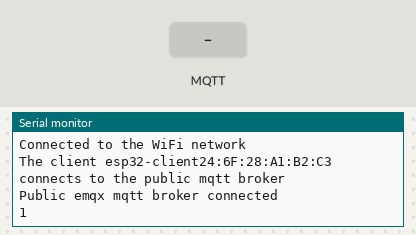
The sketch below on a simulated ESP32. On the bench: the last lines printed to the serial monitor. The test bench sets the inputs (shaded band). WiFi joins after 1.5 s; servers stay silent unless stated; no MQTT or app messages arrive unless stated.

Above: at 2.7 s.
2.8 s: MQTT message "001/DoorControl" arrives on the first subscribed topic
At 2.96 s:
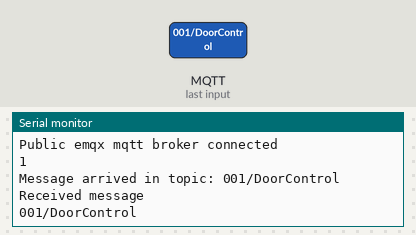
4.3 s: MQTT message "002/TimerSetting" arrives on the first subscribed topic
At 4.8 s:
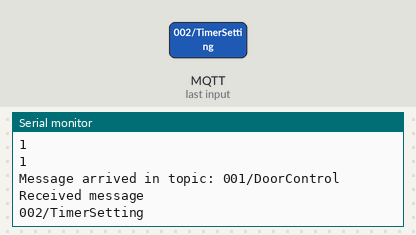
5.8 s: MQTT message "on" arrives on the first subscribed topic
At 5.96 s:
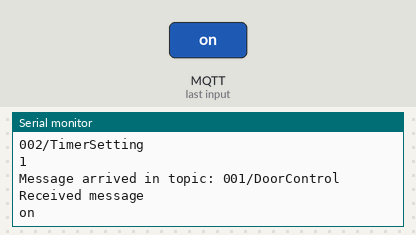
7.3 s: MQTT message "off" arrives on the first subscribed topic
At 7.9 s:
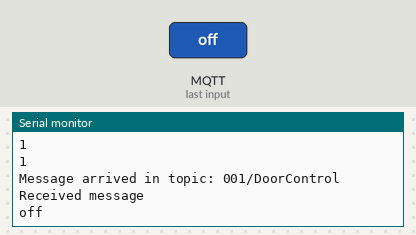
8.8 s: MQTT message "001/DoorControl" arrives on the second subscribed topic
At 8.96 s:
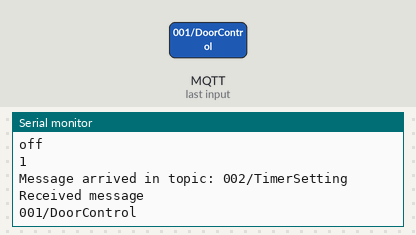

The sketch:

main20230809.ino
```cpp
#include <WiFi.h>
#include <PubSubClient.h>
//声明一个定时器
hw_timer_t * timer = NULL;
//中断函数
void IRAM_ATTR onTimer() {
  Serial.println('1');
// // 如果 WIFI 连接断开，尝试重连
// if (WiFi.status() != WL_CONNECTED) {
//    Serial.println("WiFi connection lost. Reconnecting...");
//    connectWiFi();
//  }
//  // 如果 MQTT 连接断开，尝试重连
// if  (!client.connected()){
//    Serial.println("MQTT connection lost. Reconnecting...");
//    client.setServer(mqtt_broker, mqtt_port);
//    client.setCallback(callback);
//    connectMQTT();
//  }
}

// WiFi
const char *ssid = "huangjiacheng"; // Enter your WiFi name
const char *password = "88888888";  // Enter WiFi password

// MQTT Broker
const char *mqtt_broker = "192.168.202.86";
const char *mqtt_username = "admin";
const char *mqtt_password = "public";
const int mqtt_port = 1883;
const char *topic1 = "001/DoorControl";
const char *topic2 = "002/TimerSetting";

WiFiClient espClient;
PubSubClient client(espClient);

//----------------init function---------------
void setup() {
// Set software serial baud to 115200;
  Serial.begin(115200);

  timer = timerBegin(0, 80, true);                //初始化
  timerAttachInterrupt(timer, &onTimer, true);    //调用中断函数
  timerAlarmWrite(timer, 1000000, true);        //timerBegin的参数二 80位80MHZ，这里为1000000  意思为1秒
  timerAlarmEnable(timer);                     //定时器使能
  //timerDetachInterrupt(timer);              //关闭定时器

//------connecting to a WiFi network --------
 connectWiFi();
//-----connecting to a mqtt broker----------
 client.setServer(mqtt_broker, mqtt_port);
 client.setCallback(callback);
 connectMQTT();


 // publish and subscribe
 client.publish(topic1, "Hi EMQX I'm ESP32 ^^");
 client.subscribe(topic1);
 client.publish(topic2, "Hi EMQX I'm ESP32 ^^");
 client.subscribe(topic2);
}


//----------------loop function---------------
void loop() {


 client.loop();
// delay(100);
}

//-------------callback function--------------
void callback(char *topic, byte *payload, unsigned int length) {
 Serial.print("Message arrived in topic: ");
 Serial.println(topic);
 String message;
  for (int i = 0; i < length; i++) {
    message += (char)payload[i];
  }
//--------topic1---------
 if (strcmp(topic, "001/DoorControl") == 0) {
    // 处理 topic1 的逻辑
    Serial.println("Received message");
    Serial.println(message);
    // TODO: 在这里添加 topic1 的逻辑处理代码
  }

 //--------topic2---------
  else if (strcmp(topic, "002/TimerSetting") == 0) {
    // 处理 topic2 的逻辑
    Serial.println("Received message");
    Serial.println(message);
    // TODO: 在这里添加 topic2 的逻辑处理代码
  }
}

//-------------Reconnect-------------------
void connectWiFi(){
//------connecting to a WiFi network --------
 WiFi.begin(ssid, password);
 while (WiFi.status() != WL_CONNECTED) {
     delay(500);
     Serial.println("Connecting to WiFi..");
 }
 Serial.println("Connected to the WiFi network");

}

void connectMQTT(){
//------connecting to a MQTT ----------------
 while (!client.connected()) {
     String client_id = "esp32-client";
     client_id += String(WiFi.macAddress());
     Serial.printf("The client %s connects to the public mqtt broker\n", client_id.c_str());
     if (client.connect(client_id.c_str(), mqtt_username, mqtt_password)) {
         Serial.println("Public emqx mqtt broker connected");
     } else {
         Serial.print("failed with state ");
         Serial.print(client.state());
         delay(2000);
     }
  }
}
```

Measured:
- after the input at 2.8 s, the serial monitor: prints a new line at once (image 1)
- after the input at 4.3 s, the serial monitor: prints a new line at once (image 2)
- after the input at 5.8 s, the serial monitor: prints a new line at once (image 3)
- after the input at 7.3 s, the serial monitor: prints a new line at once (image 4)
- after the input at 8.8 s, the serial monitor: prints a new line at once (image 5)
